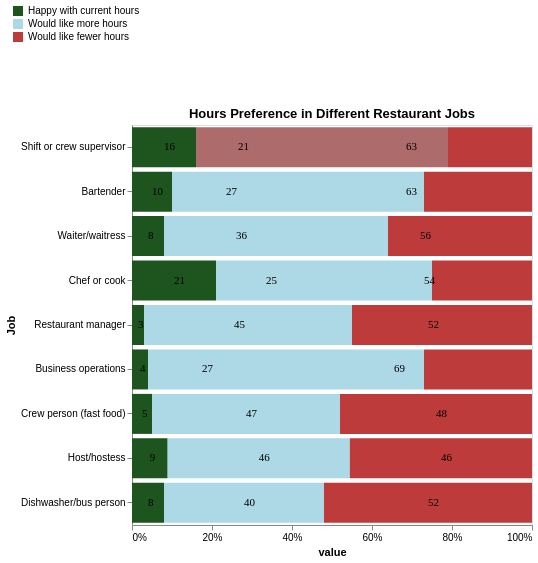

The specification (Vega-Lite) saved for this image:
### Vega-Lite specification from a JSON file in a GitHub repository (floating-point values rounded to 4 significant figures)
{"$schema": "https://vega.github.io/schema/vega-lite/v5.json", "vconcat": [{"title": "Hours Preference in Different Restaurant Jobs", "description": "Do you have a preference for your working hours in your current job?", "width": 400, "height": 400, "data": {"values": [{"Characteristic": "Business operations", "Happy with current hours": 4, "Would like more hours": 69, "Would like fewer hours": 27}, {"Characteristic": "Shift or crew supervisor", "Happy with current hours": 16, "Would like more hours": 63, "Would like fewer hours": 21}, {"Characteristic": "Bartender", "Happy with current hours": 10, "Would like more hours": 63, "Would like fewer hours": 27}, {"Characteristic": "Waiter/waitress", "Happy with current hours": 8, "Would like more hours": 56, "Would like fewer hours": 36}, {"Characteristic": "Chef or cook", "Happy with current hours": 21, "Would like more hours": 54, "Would like fewer hours": 25}, {"Characteristic": "Restaurant manager", "Happy with current hours": 3, "Would like more hours": 52, "Would like fewer hours": 45}, {"Characteristic": "Crew person (fast food)", "Happy with current hours": 5, "Would like more hours": 47, "Would like fewer hours": 48}, {"Characteristic": "Host/hostess", "Happy with current hours": 9, "Would like more hours": 46, "Would like fewer hours": 46}, {"Characteristic": "Dishwasher/bus person", "Happy with current hours": 8, "Would like more hours": 40, "Would like fewer hours": 52}]}, "transform": [{"fold": ["Happy with current hours", "Would like more hours", "Would like fewer hours"]}], "encoding": {"y": {"field": "Characteristic", "type": "ordinal", "title": "Job", "axis": {"grid": false, "tickCount": 9}, "sort": ["Shift or crew supervisor", "Bartender", "Waiter/waitress", "Chef or cook", "Restaurant manager", "Business operations", "Crew person (fast food)", "Host/hostess", "Dishwasher/bus person"]}, "x": {"field": "value", "type": "quantitative", "stack": "normalize", "axis": {"grid": false, "tickCount": 5}, "scale": {"domain": [0, 1]}}}, "layer": [{"mark": "bar", "encoding": {"color": {"condition": [{"test": "datum.Characteristic === 'Shift or crew supervisor' && datum.key === 'Would like more hours'", "value": "#ae6b6b"}], "field": "key", "type": "nominal", "scale": {"domain": ["Happy with current hours", "Would like more hours", "Would like fewer hours"], "range": ["#1e541e", "lightblue", "#bd3b3b"]}, "legend": {"legendX": -120, "legendY": -120, "orient": "none"}, "title": ""}, "opacity": {"condition": {"test": "datum.Characteristic === 'none' && datum.key === 'none'", "value": 0.4}, "value": 1}, "size": {"condition": {"test": "datum.Characteristic === 'none' && datum.key === 'none'", "value": 40}, "value": 40}}}, {"mark": {"type": "text", "align": "left", "baseline": "middle", "dx": 0, "dy": 0, "angle": 0, "fontSize": 11, "font": "serif", "opacity": 1}, "encoding": {"y": {"field": "Characteristic", "type": "nominal"}, "x": {"field": "value", "type": "quantitative", "stack": "normalize", "bandPosition": 0.5}, "text": {"condition": {"test": "datum.value > 0", "field": "value"}, "value": ""}, "color": {"value": "#000000"}}}]}], "name": "m1002"}
